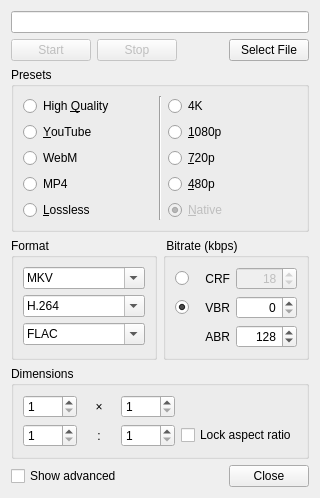
<?xml version="1.0" encoding="UTF-8"?>
<ui version="4.0">
 <class>QGBA::VideoView</class>
 <widget class="QWidget" name="QGBA::VideoView">
  <property name="geometry">
   <rect>
    <x>0</x>
    <y>0</y>
    <width>324</width>
    <height>593</height>
   </rect>
  </property>
  <property name="sizePolicy">
   <sizepolicy hsizetype="Fixed" vsizetype="Fixed">
    <horstretch>0</horstretch>
    <verstretch>0</verstretch>
   </sizepolicy>
  </property>
  <property name="windowTitle">
   <string>Record Video</string>
  </property>
  <layout class="QVBoxLayout" name="verticalLayout_4">
   <property name="sizeConstraint">
    <enum>QLayout::SetFixedSize</enum>
   </property>
   <item>
    <layout class="QGridLayout" name="gridLayout">
     <item row="1" column="0">
      <widget class="QPushButton" name="start">
       <property name="enabled">
        <bool>false</bool>
       </property>
       <property name="sizePolicy">
        <sizepolicy hsizetype="Fixed" vsizetype="Fixed">
         <horstretch>0</horstretch>
         <verstretch>0</verstretch>
        </sizepolicy>
       </property>
       <property name="text">
        <string>Start</string>
       </property>
      </widget>
     </item>
     <item row="1" column="1">
      <widget class="QPushButton" name="stop">
       <property name="enabled">
        <bool>false</bool>
       </property>
       <property name="sizePolicy">
        <sizepolicy hsizetype="Fixed" vsizetype="Fixed">
         <horstretch>0</horstretch>
         <verstretch>0</verstretch>
        </sizepolicy>
       </property>
       <property name="text">
        <string>Stop</string>
       </property>
      </widget>
     </item>
     <item row="1" column="3">
      <widget class="QPushButton" name="selectFile">
       <property name="sizePolicy">
        <sizepolicy hsizetype="Fixed" vsizetype="Fixed">
         <horstretch>0</horstretch>
         <verstretch>0</verstretch>
        </sizepolicy>
       </property>
       <property name="text">
        <string>Select File</string>
       </property>
      </widget>
     </item>
     <item row="0" column="0" colspan="4">
      <widget class="QLineEdit" name="filename">
       <property name="sizePolicy">
        <sizepolicy hsizetype="Expanding" vsizetype="Fixed">
         <horstretch>1</horstretch>
         <verstretch>0</verstretch>
        </sizepolicy>
       </property>
      </widget>
     </item>
     <item row="1" column="2">
      <spacer name="horizontalSpacer">
       <property name="orientation">
        <enum>Qt::Horizontal</enum>
       </property>
       <property name="sizeHint" stdset="0">
        <size>
         <width>40</width>
         <height>20</height>
        </size>
       </property>
      </spacer>
     </item>
    </layout>
   </item>
   <item>
    <widget class="QGroupBox" name="groupBox_2">
     <property name="title">
      <string>Presets</string>
     </property>
     <layout class="QHBoxLayout" name="horizontalLayout_2">
      <item>
       <layout class="QVBoxLayout" name="verticalLayout_2">
        <item>
         <widget class="QRadioButton" name="presetHQ">
          <property name="text">
           <string>High &amp;Quality</string>
          </property>
          <attribute name="buttonGroup">
           <string notr="true">presets</string>
          </attribute>
         </widget>
        </item>
        <item>
         <widget class="QRadioButton" name="presetYoutube">
          <property name="text">
           <string>&amp;YouTube</string>
          </property>
          <attribute name="buttonGroup">
           <string notr="true">presets</string>
          </attribute>
         </widget>
        </item>
        <item>
         <widget class="QRadioButton" name="presetWebM">
          <property name="text">
           <string>WebM</string>
          </property>
          <attribute name="buttonGroup">
           <string notr="true">presets</string>
          </attribute>
         </widget>
        </item>
        <item>
         <widget class="QRadioButton" name="presetMP4">
          <property name="text">
           <string>MP4</string>
          </property>
         </widget>
        </item>
        <item>
         <widget class="QRadioButton" name="presetLossless">
          <property name="text">
           <string>&amp;Lossless</string>
          </property>
          <attribute name="buttonGroup">
           <string notr="true">presets</string>
          </attribute>
         </widget>
        </item>
       </layout>
      </item>
      <item>
       <widget class="Line" name="line">
        <property name="orientation">
         <enum>Qt::Vertical</enum>
        </property>
       </widget>
      </item>
      <item>
       <layout class="QVBoxLayout" name="verticalLayout_3">
        <item>
         <widget class="QRadioButton" name="preset4K">
          <property name="text">
           <string>4K</string>
          </property>
         </widget>
        </item>
        <item>
         <widget class="QRadioButton" name="preset1080">
          <property name="text">
           <string>&amp;1080p</string>
          </property>
          <attribute name="buttonGroup">
           <string notr="true">resolutions</string>
          </attribute>
         </widget>
        </item>
        <item>
         <widget class="QRadioButton" name="preset720">
          <property name="text">
           <string>&amp;720p</string>
          </property>
          <attribute name="buttonGroup">
           <string notr="true">resolutions</string>
          </attribute>
         </widget>
        </item>
        <item>
         <widget class="QRadioButton" name="preset480">
          <property name="text">
           <string>&amp;480p</string>
          </property>
          <attribute name="buttonGroup">
           <string notr="true">resolutions</string>
          </attribute>
         </widget>
        </item>
        <item>
         <widget class="QRadioButton" name="presetNative">
          <property name="enabled">
           <bool>false</bool>
          </property>
          <property name="text">
           <string>&amp;Native</string>
          </property>
          <property name="checked">
           <bool>true</bool>
          </property>
          <attribute name="buttonGroup">
           <string notr="true">resolutions</string>
          </attribute>
         </widget>
        </item>
       </layout>
      </item>
     </layout>
    </widget>
   </item>
   <item>
    <widget class="QWidget" name="advancedBox" native="true">
     <layout class="QGridLayout" name="gridLayout_6">
      <property name="leftMargin">
       <number>0</number>
      </property>
      <property name="topMargin">
       <number>0</number>
      </property>
      <property name="rightMargin">
       <number>0</number>
      </property>
      <property name="bottomMargin">
       <number>0</number>
      </property>
      <item row="0" column="0">
       <widget class="QGroupBox" name="formatBox">
        <property name="title">
         <string>Format</string>
        </property>
        <layout class="QVBoxLayout" name="verticalLayout_6">
         <item>
          <widget class="QComboBox" name="container">
           <property name="editable">
            <bool>true</bool>
           </property>
           <item>
            <property name="text">
             <string notr="true">MKV</string>
            </property>
           </item>
           <item>
            <property name="text">
             <string notr="true">WebM</string>
            </property>
           </item>
           <item>
            <property name="text">
             <string notr="true">AVI</string>
            </property>
           </item>
           <item>
            <property name="text">
             <string notr="true">MP4</string>
            </property>
           </item>
          </widget>
         </item>
         <item>
          <widget class="QComboBox" name="video">
           <property name="editable">
            <bool>true</bool>
           </property>
           <item>
            <property name="text">
             <string notr="true">H.264</string>
            </property>
           </item>
           <item>
            <property name="text">
             <string notr="true">H.264 (NVENC)</string>
            </property>
           </item>
           <item>
            <property name="text">
             <string notr="true">HEVC</string>
            </property>
           </item>
           <item>
            <property name="text">
             <string notr="true">HEVC (NVENC)</string>
            </property>
           </item>
           <item>
            <property name="text">
             <string notr="true">VP8</string>
            </property>
           </item>
           <item>
            <property name="text">
             <string notr="true">VP9</string>
            </property>
           </item>
           <item>
            <property name="text">
             <string notr="true">FFV1</string>
            </property>
           </item>
           <item>
            <property name="text">
             <string notr="true">None</string>
            </property>
           </item>
          </widget>
         </item>
         <item>
          <widget class="QComboBox" name="audio">
           <property name="editable">
            <bool>true</bool>
           </property>
           <item>
            <property name="text">
             <string notr="true">FLAC</string>
            </property>
           </item>
           <item>
            <property name="text">
             <string notr="true">WavPack</string>
            </property>
           </item>
           <item>
            <property name="text">
             <string notr="true">Opus</string>
            </property>
           </item>
           <item>
            <property name="text">
             <string notr="true">Vorbis</string>
            </property>
           </item>
           <item>
            <property name="text">
             <string notr="true">MP3</string>
            </property>
           </item>
           <item>
            <property name="text">
             <string notr="true">AAC</string>
            </property>
           </item>
           <item>
            <property name="text">
             <string notr="true">Uncompressed</string>
            </property>
           </item>
           <item>
            <property name="text">
             <string notr="true">None</string>
            </property>
           </item>
          </widget>
         </item>
        </layout>
       </widget>
      </item>
      <item row="0" column="1">
       <widget class="QGroupBox" name="bitrateBox">
        <property name="title">
         <string> Bitrate (kbps)</string>
        </property>
        <layout class="QGridLayout" name="gridLayout_3">
         <item row="1" column="0">
          <widget class="QRadioButton" name="doVbr">
           <property name="text">
            <string notr="true"/>
           </property>
           <property name="checked">
            <bool>true</bool>
           </property>
           <attribute name="buttonGroup">
            <string notr="true">ratefactor</string>
           </attribute>
          </widget>
         </item>
         <item row="3" column="2">
          <widget class="QSpinBox" name="abr">
           <property name="alignment">
            <set>Qt::AlignRight|Qt::AlignTrailing|Qt::AlignVCenter</set>
           </property>
           <property name="minimum">
            <number>16</number>
           </property>
           <property name="maximum">
            <number>320</number>
           </property>
           <property name="value">
            <number>128</number>
           </property>
          </widget>
         </item>
         <item row="0" column="0">
          <widget class="QRadioButton" name="doCrf">
           <property name="text">
            <string notr="true"/>
           </property>
           <attribute name="buttonGroup">
            <string notr="true">ratefactor</string>
           </attribute>
          </widget>
         </item>
         <item row="3" column="1">
          <widget class="QLabel" name="label_2">
           <property name="text">
            <string>ABR</string>
           </property>
           <property name="alignment">
            <set>Qt::AlignRight|Qt::AlignTrailing|Qt::AlignVCenter</set>
           </property>
           <property name="buddy">
            <cstring>abr</cstring>
           </property>
          </widget>
         </item>
         <item row="0" column="2">
          <widget class="QSpinBox" name="crf">
           <property name="enabled">
            <bool>false</bool>
           </property>
           <property name="alignment">
            <set>Qt::AlignRight|Qt::AlignTrailing|Qt::AlignVCenter</set>
           </property>
           <property name="suffix">
            <string/>
           </property>
           <property name="maximum">
            <number>50</number>
           </property>
           <property name="value">
            <number>18</number>
           </property>
          </widget>
         </item>
         <item row="1" column="2">
          <widget class="QSpinBox" name="vbr">
           <property name="alignment">
            <set>Qt::AlignRight|Qt::AlignTrailing|Qt::AlignVCenter</set>
           </property>
           <property name="suffix">
            <string/>
           </property>
           <property name="maximum">
            <number>10000</number>
           </property>
          </widget>
         </item>
         <item row="1" column="1">
          <widget class="QLabel" name="label">
           <property name="text">
            <string>VBR</string>
           </property>
           <property name="alignment">
            <set>Qt::AlignRight|Qt::AlignTrailing|Qt::AlignVCenter</set>
           </property>
           <property name="buddy">
            <cstring>vbr</cstring>
           </property>
          </widget>
         </item>
         <item row="0" column="1">
          <widget class="QLabel" name="label_5">
           <property name="text">
            <string>CRF</string>
           </property>
           <property name="alignment">
            <set>Qt::AlignRight|Qt::AlignTrailing|Qt::AlignVCenter</set>
           </property>
           <property name="buddy">
            <cstring>crf</cstring>
           </property>
          </widget>
         </item>
        </layout>
       </widget>
      </item>
      <item row="1" column="0" colspan="2">
       <widget class="QGroupBox" name="dimensionsBox">
        <property name="title">
         <string>Dimensions</string>
        </property>
        <layout class="QGridLayout" name="gridLayout_4">
         <item row="1" column="2">
          <widget class="QLabel" name="label_4">
           <property name="text">
            <string notr="true">:</string>
           </property>
           <property name="alignment">
            <set>Qt::AlignCenter</set>
           </property>
          </widget>
         </item>
         <item row="0" column="2">
          <widget class="QLabel" name="label_3">
           <property name="text">
            <string notr="true">×</string>
           </property>
           <property name="alignment">
            <set>Qt::AlignCenter</set>
           </property>
          </widget>
         </item>
         <item row="0" column="3">
          <widget class="QSpinBox" name="height">
           <property name="minimum">
            <number>1</number>
           </property>
           <property name="maximum">
            <number>3160</number>
           </property>
          </widget>
         </item>
         <item row="0" column="1">
          <widget class="QSpinBox" name="width">
           <property name="minimum">
            <number>1</number>
           </property>
           <property name="maximum">
            <number>3840</number>
           </property>
          </widget>
         </item>
         <item row="1" column="3">
          <widget class="QSpinBox" name="hratio">
           <property name="minimum">
            <number>1</number>
           </property>
           <property name="maximum">
            <number>9999</number>
           </property>
          </widget>
         </item>
         <item row="1" column="1">
          <widget class="QSpinBox" name="wratio">
           <property name="minimum">
            <number>1</number>
           </property>
           <property name="maximum">
            <number>9999</number>
           </property>
          </widget>
         </item>
         <item row="1" column="4">
          <widget class="QCheckBox" name="lockRatio">
           <property name="text">
            <string>Lock aspect ratio</string>
           </property>
          </widget>
         </item>
        </layout>
       </widget>
      </item>
     </layout>
    </widget>
   </item>
   <item>
    <layout class="QHBoxLayout" name="horizontalLayout">
     <item>
      <widget class="QCheckBox" name="showAdvanced">
       <property name="text">
        <string>Show advanced</string>
       </property>
      </widget>
     </item>
     <item>
      <widget class="QDialogButtonBox" name="buttonBox">
       <property name="standardButtons">
        <set>QDialogButtonBox::Close</set>
       </property>
      </widget>
     </item>
    </layout>
   </item>
  </layout>
 </widget>
 <tabstops>
  <tabstop>filename</tabstop>
  <tabstop>start</tabstop>
  <tabstop>stop</tabstop>
  <tabstop>selectFile</tabstop>
  <tabstop>presetHQ</tabstop>
  <tabstop>presetYoutube</tabstop>
  <tabstop>presetWebM</tabstop>
  <tabstop>presetMP4</tabstop>
  <tabstop>presetLossless</tabstop>
  <tabstop>preset4K</tabstop>
  <tabstop>preset1080</tabstop>
  <tabstop>preset720</tabstop>
  <tabstop>preset480</tabstop>
  <tabstop>presetNative</tabstop>
  <tabstop>showAdvanced</tabstop>
  <tabstop>container</tabstop>
  <tabstop>video</tabstop>
  <tabstop>audio</tabstop>
  <tabstop>doCrf</tabstop>
  <tabstop>doVbr</tabstop>
  <tabstop>crf</tabstop>
  <tabstop>vbr</tabstop>
  <tabstop>abr</tabstop>
  <tabstop>width</tabstop>
  <tabstop>height</tabstop>
  <tabstop>wratio</tabstop>
  <tabstop>hratio</tabstop>
  <tabstop>lockRatio</tabstop>
 </tabstops>
 <resources/>
 <connections>
  <connection>
   <sender>doCrf</sender>
   <signal>toggled(bool)</signal>
   <receiver>crf</receiver>
   <slot>setEnabled(bool)</slot>
   <hints>
    <hint type="sourcelabel">
     <x>200</x>
     <y>324</y>
    </hint>
    <hint type="destinationlabel">
     <x>301</x>
     <y>314</y>
    </hint>
   </hints>
  </connection>
  <connection>
   <sender>doVbr</sender>
   <signal>toggled(bool)</signal>
   <receiver>vbr</receiver>
   <slot>setEnabled(bool)</slot>
   <hints>
    <hint type="sourcelabel">
     <x>200</x>
     <y>364</y>
    </hint>
    <hint type="destinationlabel">
     <x>301</x>
     <y>354</y>
    </hint>
   </hints>
  </connection>
 </connections>
 <buttongroups>
  <buttongroup name="presets"/>
  <buttongroup name="resolutions"/>
  <buttongroup name="ratefactor"/>
 </buttongroups>
</ui>
